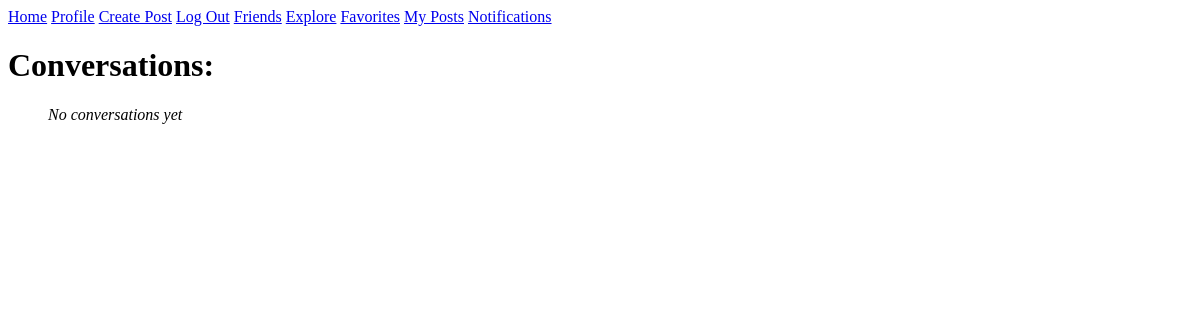
Page /conversations (signed in) on the earlier database version.
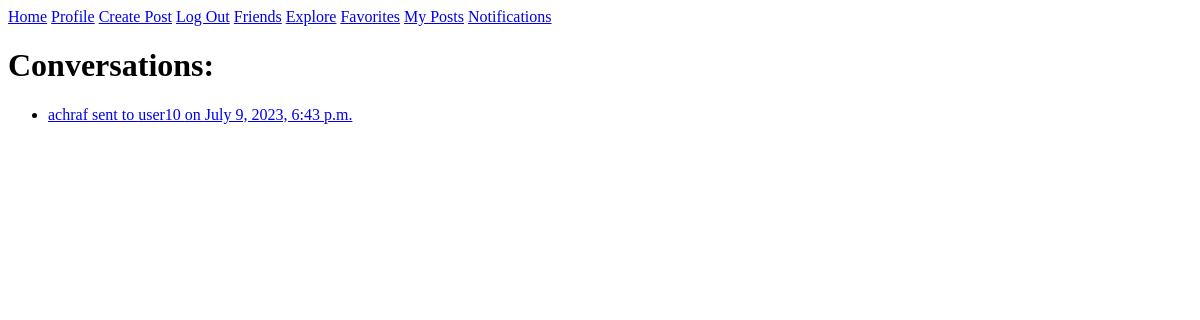
Same page on the later database version.
### scholar/models.py (models this page shows, shortened)
class Message(models.Model):
    sender = models.ForeignKey(User, related_name='sent_messages', on_delete=models.CASCADE)
    receiver = models.ForeignKey(User, related_name='received_messages', on_delete=models.CASCADE)
    content = models.CharField(max_length=500, blank=False)
    date = models.DateTimeField(auto_now_add=True)

class User(AbstractUser):
    pass

### scholar/views.py (the view)
# urls.py: path('conversations', views.current_conversations, name='conversations'),
@login_required(login_url='login')
def current_conversations(request):
    q= Q(sender=request.user) | Q(receiver=request.user)
    conversations = Message.objects.filter(q).all().order_by('-date')
    return render(request, 'scholar/conversations.html', {
        "conversations": conversations
    })

### scholar/templates/scholar/conversations.html (shortened to what this page needs)
{% extends 'scholar/layout.html' %}
{% block body %}
<h1>Conversations: </h1>
<ul>
    {% for conversation in conversations %}
    {% if conversation.sender != request.user %}
    <li>
        <a href="{% url 'private_messages' conversation.sender.id %}">{{conversation.sender}} sent to {{ conversation.receiver }} on {{ conversation.date }}</a>
    </li>
    {% endif %}
    {% empty %}
    <i>No conversations yet</i>
    {% endfor %}
</ul>
{% endblock %}

Differences in the rows shown:
added Message: sender "achraf", receiver "user10", date "July 9, 2023, 6:43 p.m."
Other differences:
text no longer shown: "No conversations yet"
